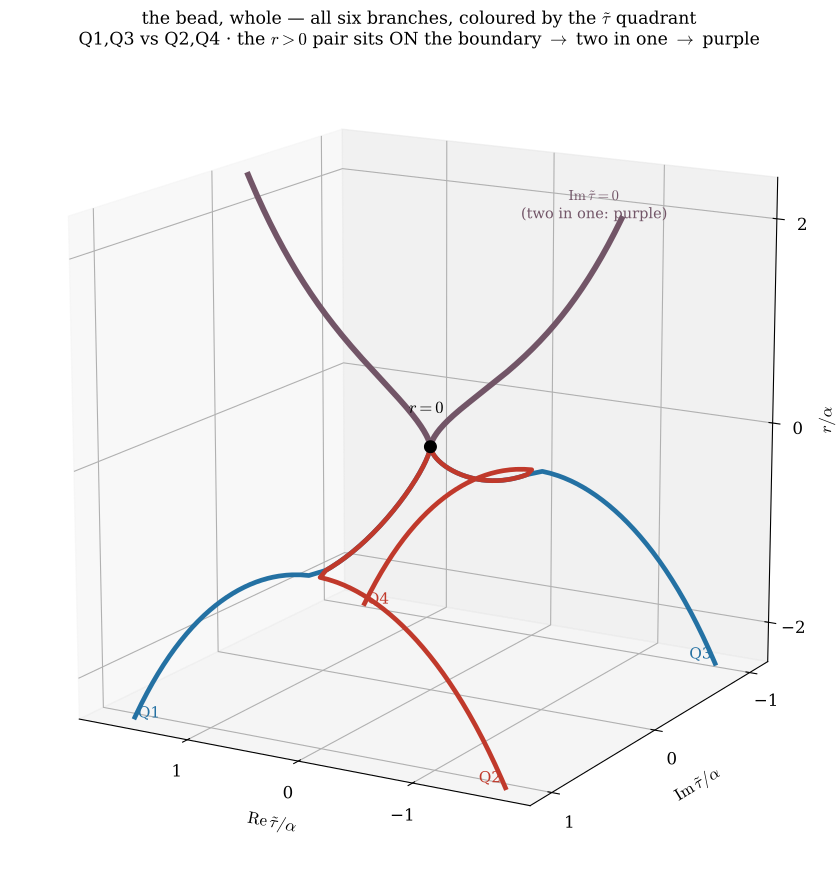

Source code (Python):
"""THE WHOLE STRUCTURE -- all six branches of the bead in (Re tau~, Im tau~, r).

Solving r^3 = 2M a^2 sinh^2(w), w = 3 tau~/2a, for EVERY branch:
    r > 0 : sinh(w) = +-(r/A)^{3/2}, real          -> 2 branches, Im tau~ = 0
    r < 0 : sinh(x+iy) = +- i u,  u = |r/A|^{3/2}
            => cos y = 0 -> y = +- pi/2  ;  cosh x = u -> x = +- arccosh(u)
                                                    -> 4 branches, Re tau~ = +-(2/3)arccosh(u),
                                                                   Im tau~ = +- pi a/3
    TOTAL: SIX.

THE COLOURING RULE (Daryl, r1076) -- A CONJECTURE, NOT A RESULT:
  Colour by the TAU~ QUADRANT. The conjugation flips the colour across BOTH axes of the tau~ plane --
  across Im tau~ = 0 AND across Re tau~ = 0 -- so species tracks sign(Re tau~ * Im tau~):
      Q1 (+,+) and Q3 (-,-) : one colour        Q2 (-,+) and Q4 (+,-) : the other
  Then the PURPLE IS NOT A SPECIAL CASE -- it is the same rule read on the boundary: the two r>0
  branches sit at Im tau~ = 0, i.e. ON the quadrant boundary. +Re straddles Q1/Q4, -Re straddles Q2/Q3.
  Two curves in one -> purple. The neutrality of the real axis and the purple are the same fact.

  *** STATUS: THIS IS A COLOURING CONJECTURE. IT IS NOT DERIVED AND IT IS NOT species = sign(r). ***
  By the corpus's definition sign(r)<0 on ALL FOUR r<0 branches -> all four antimatter, no purple, no
  vertex. This rule and species=sign(r) CANNOT BOTH BE THE GEOMETRY'S. Which one is cannot be settled
  here: sign(r) exists only on the real-r slice, and this whole figure IS that slice. See storyboard
  [6*]. THE RHYME STAYS A RHYME until A3 works the full C_r x C_tau~ object. This picture CARRIES the
  conjecture; it does not test it.

WHAT LIVES IN HERE: every physical reading is a PATH through this structure.
  * the cosmological bundle  = one red r<0 branch, up to r=0, continuing on a purple r>0 branch
  * pair production / annihilation = a purple r>0 branch meeting r=0 and opening into a
    CONJUGATE PAIR (one red, one blue) -- and back
  * r=0 is where all six meet: the conjugation locus, the branch point, the vertex.

*** STATUS, CORRECTED r6571 (node 64).  [6*] IS RESOLVED, AND HAS BEEN SINCE A3. ***
    The line above -- that the rhyme stays a rhyme "until A3 works the full C_r x C_tau~
    object" -- was written before that work was done.  IT HAS BEEN DONE:
    storyboard_receipts/A3_factorization.py, worked on the full C_r x C_tau~ and green,
    reports "[6] RESOLVED, bounded".  It establishes

        C = (Q -> -Q)_field  o  (R o K)_geometric

    with R : (r, tau~; 2M, Q) |-> (-r, tau~; -2M, Q)   linear, tau~ FIXED
         K : (r, tau~; 2M, Q) |-> (conj r, conj tau~; 2M, Q)   ANTIlinear
    R o K reproducing C's action on species, |mass|, mass-sign and the
    Feynman-Stuckelberg wing structure, and BLIND to the electric-charge sign because
    both factors depend on Q only through Q^2.  ** The geometry carries all of C's
    KINEMATIC content; only the charge sign closes from the field. **

    ⌗ AND P13 SAYS IT IN PUBLISHED PROSE: "Nor does the factorisation vindicate a
    'species = sign r' reading: the maps are stated on the full object, where sign r has
    no meaning off the real axis, and the particle/antiparticle content is the
    Feynman-Stuckelberg relation the object carries, not the slice's sign."

    ⛔ WHAT REMAINS OPEN IS NOT [6*] BUT A3's OWN DO-NOT-ASSERT: that R o K acts on P14's
    actual fermion zero-modes as C's kinematic conjugation.  ** Do not read a mode count
    on any locus as a species grading on the strength of these pictures. **

    ⚠ THIS STALE LINE COST FOUR TURNS at r6561-r6569: node 64 eliminated candidate
    readings by hand against a status marker that had been superseded, instead of opening
    the receipt named two lines away.  *** A status line in a figure is a claim about the
    corpus and goes stale exactly like any other. ***
"""
import numpy as np, matplotlib; matplotlib.use('Agg'); import matplotlib.pyplot as plt
import matplotlib.colors as mc
from mpl_toolkits.mplot3d import Axes3D  # noqa
plt.rcParams.update({'font.family':'serif','font.size':12,'mathtext.fontset':'cm'})
BLUE, RED = '#2471a3', '#c0392b'
PURPLE = tuple((np.array(mc.to_rgb(RED)) + np.array(mc.to_rgb(BLUE)))/2)     # red+blue: self-conjugate
al = 1.0; A = 2**(1/3)*al/np.sqrt(3); rmax = 2.4

def tau_re(r): return (2/3)*np.arcsinh((r/A)**1.5)
def wing(r):
    u = abs(r/A)**1.5
    return (0.0, (2/3)*np.arcsin(u)) if u <= 1 else ((2/3)*np.arccosh(u), np.pi/3)
rp = np.linspace(1e-4, rmax, 300); sx = np.array([tau_re(r) for r in rp])
rn = np.linspace(-1e-4, -rmax, 360)
W  = np.array([wing(r) for r in rn]); wx, wy = W[:,0], W[:,1]

fig = plt.figure(figsize=(10.5, 9))
ax = fig.add_subplot(111, projection='3d')

# ---- the four r<0 branches, coloured BY THE TAU~ QUADRANT ----
# the conjugation flips the colour across BOTH axes of the tau~ plane, so species tracks
# sign(Re tau~ * Im tau~):   Q1(+,+) & Q3(-,-) one colour ; Q2(-,+) & Q4(+,-) the other.
for sx_sgn, sy_sgn in [(+1,+1), (-1,+1), (-1,-1), (+1,-1)]:
    col = BLUE if sx_sgn*sy_sgn > 0 else RED            # Q1,Q3 blue ; Q2,Q4 red
    ax.plot(sx_sgn*wx, sy_sgn*wy, rn, color=col, lw=3.4)
# ---- the two r>0 branches: they sit AT Im tau~ = 0, i.e. ON THE QUADRANT BOUNDARY ----
# +Re straddles Q1(blue)/Q4(red) ; -Re straddles Q2(red)/Q3(blue). Two curves in one -> PURPLE.
# The purple is not a special case: it is the same rule, read on the boundary.
for sgn_x in (-1, +1):
    ax.plot(sgn_x*sx, 0*rp, rp, color=PURPLE, lw=4.2)

ax.scatter([0],[0],[0], color='k', s=70, zorder=10)
ax.text(0, 0.20, 0.42, r'$r{=}0$', fontsize=12)
ax.text(-sx[-1]*0.86, 0, rp[-1]*0.99, '$\\mathrm{Im}\\,\\tilde\\tau=0$\n(two in one: purple)', color=PURPLE, fontsize=10.5, ha='center')
ax.text(-wx[-1]*0.92, +wy[-1], rn[-1]*0.99, 'Q2', color=RED,  fontsize=11, ha='center')
ax.text(+wx[-1]*0.92, +wy[-1], rn[-1]*0.99, 'Q1', color=BLUE, fontsize=11, ha='center')
ax.text(-wx[-1]*0.92, -wy[-1], rn[-1]*0.99, 'Q3', color=BLUE, fontsize=11, ha='center')
ax.text(+wx[-1]*0.92, -wy[-1], rn[-1]*0.99, 'Q4', color=RED,  fontsize=11, ha='center')

ax.set_xlabel(r'$\mathrm{Re}\,\tilde\tau/\alpha$', labelpad=8)
ax.set_ylabel(r'$\mathrm{Im}\,\tilde\tau/\alpha$', labelpad=8)
ax.set_zlabel(r'$r/\alpha$', labelpad=4)
ax.set_xlim(2,-2); ax.set_ylim(1.2,-1.2); ax.set_zlim(-rmax, rmax)
ax.set_xticks([-1,0,1]); ax.set_yticks([-1,0,1]); ax.set_zticks([-2,0,2])
ax.view_init(elev=15, azim=-60); ax.set_box_aspect((1,1,1), zoom=1.05)
ax.set_title('the bead, whole — all six branches, coloured by the $\\tilde\\tau$ quadrant\n'
             r'Q1,Q3 vs Q2,Q4 · the $r>0$ pair sits ON the boundary $\rightarrow$ two in one $\rightarrow$ purple',
             fontsize=12.5, pad=-10)
plt.tight_layout()
plt.savefig('bead_six_branches.pdf', bbox_inches='tight')
plt.savefig('bead_six_branches.png', dpi=150, bbox_inches='tight')
print('six branches drawn: 2 purple (r>0, on the fixed locus), 4 red/blue (r<0, conjugate pairs)')
print('purple = red+blue =', tuple(round(c,3) for c in PURPLE))
